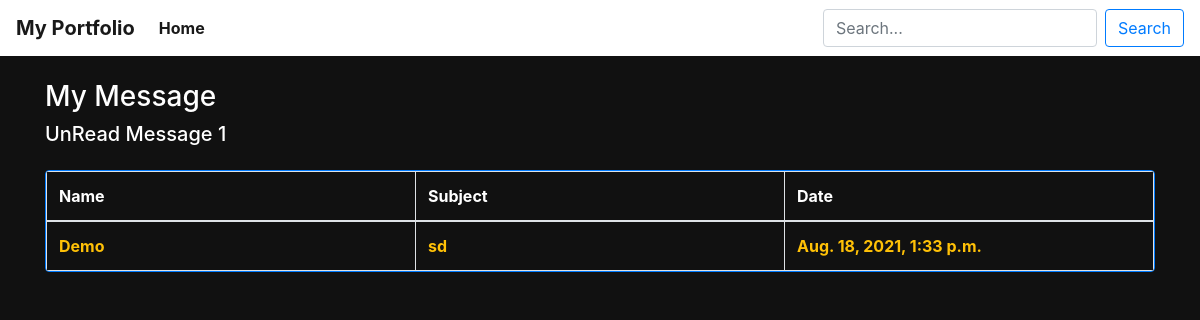
Screenshot of /inbox/ with the database file from the repository.
### blog/models.py (models this page shows, shortened)
class Message(models.Model):
	name = models.CharField(max_length=200)
	email = models.CharField(max_length=50)
	body = models.TextField()
	is_read = models.BooleanField(default=False, null=True, blank=True)
	subject = models.CharField(max_length=200)
	created = models.DateTimeField(auto_now_add=True)
	id = models.UUIDField(primary_key=True, unique=True, default=uuid.uuid4, editable=False)

### blog/views.py (the view)
# urls.py: path('inbox/', views.inboxPage, name='inbox'),
def inboxPage(request):
    inbox = Message.objects.all().order_by('is_read')
    unreadmessageCount = Message.objects.filter(is_read=False).count()
    context = {
        'inbox' : inbox,
        'unreadmessageCount' : unreadmessageCount,
    }
    return render(request, 'blog/inbox.html', context)

### blog/templates/blog/inbox.html (shortened to what this page needs)
{% extends 'blog/base.html' %}
{% load static %}
{% block content %}
<!DOCTYPE html>
<html>
<head>
</head>
<body>
{% include 'blog/navbar.html' %}
<div class="container">
	<h3 class="text-white mt-4">My Message</h3>
	<h5 class="text-white">UnRead Message  {{unreadmessageCount}}</h5>
	<table class="table table-bordered rounded border-primary  table-hover table-responsive mt-4">
		<thead class="text-white ">
			<tr class=" ">
				<th class="col-sm-2">Name</th>
				<th class="col-sm-2 ">Subject</th>
				<th class="col-sm-2">Date</th>
			</tr>
		</thead>
		<tbody class="text-white">
			{% for message in inbox %}
			{% if message.is_read %}
			<tr class="text-white ">
				{% else %}
			<tr class="font-weight-bold text-warning" >
				{% endif %}
				<td>{{message.name}}</td>
					<td>
						<a href="{% url 'message' message.id %}" class="text-warning" style="text-decoration: none;">
							{{message.subject}}
						</a>
					</td>
				<td>{{message.created}}</td>
			</tr>
			{%  endfor %}
		</tbody>
	</table>
</div>
{% endblock %}

### blog/templates/blog/base.html (style rules this page uses)
body { background: #111 !important; }

### rows the page displays
Message: name "Demo", subject "sd", created "Aug. 18, 2021, 1:33 p.m."

### other values shown
{{ unreadmessageCount }} "1"
